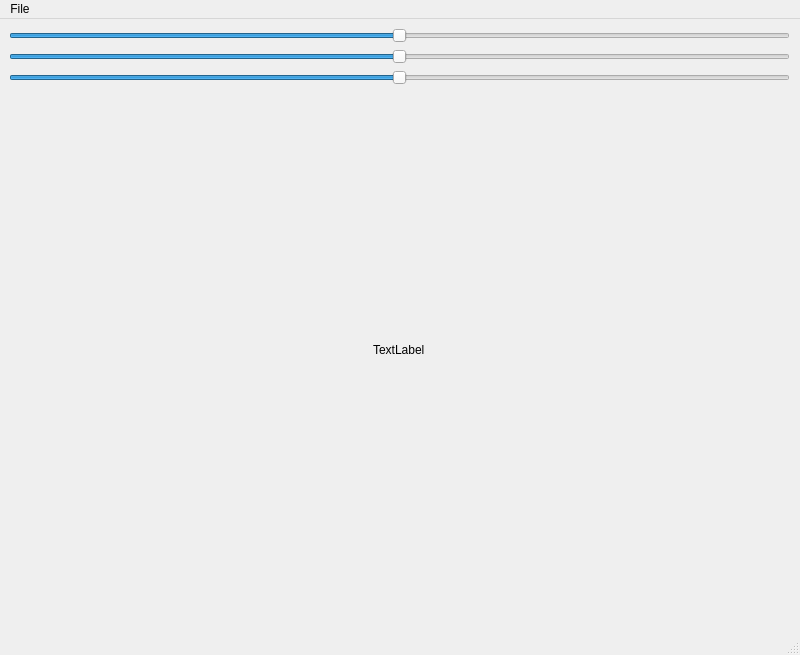
<?xml version="1.0" encoding="UTF-8"?>
<ui version="4.0">
 <class>MainWindow</class>
 <widget class="QMainWindow" name="MainWindow">
  <property name="geometry">
   <rect>
    <x>0</x>
    <y>0</y>
    <width>800</width>
    <height>655</height>
   </rect>
  </property>
  <property name="windowTitle">
   <string>MainWindow</string>
  </property>
  <widget class="QWidget" name="centralwidget">
   <widget class="QWidget" name="verticalLayoutWidget">
    <property name="geometry">
     <rect>
      <x>9</x>
      <y>9</y>
      <width>781</width>
      <height>581</height>
     </rect>
    </property>
    <layout class="QVBoxLayout" name="verticalLayout">
     <item>
      <widget class="QSlider" name="h_slider">
       <property name="minimum">
        <number>-180</number>
       </property>
       <property name="maximum">
        <number>180</number>
       </property>
       <property name="orientation">
        <enum>Qt::Horizontal</enum>
       </property>
      </widget>
     </item>
     <item>
      <widget class="QSlider" name="s_slider">
       <property name="minimum">
        <number>-100</number>
       </property>
       <property name="maximum">
        <number>100</number>
       </property>
       <property name="orientation">
        <enum>Qt::Horizontal</enum>
       </property>
      </widget>
     </item>
     <item>
      <widget class="QSlider" name="l_slider">
       <property name="minimum">
        <number>-100</number>
       </property>
       <property name="maximum">
        <number>100</number>
       </property>
       <property name="orientation">
        <enum>Qt::Horizontal</enum>
       </property>
      </widget>
     </item>
     <item alignment="Qt::AlignHCenter|Qt::AlignVCenter">
      <widget class="QLabel" name="image">
       <property name="text">
        <string>TextLabel</string>
       </property>
      </widget>
     </item>
    </layout>
   </widget>
  </widget>
  <widget class="QMenuBar" name="menubar">
   <property name="geometry">
    <rect>
     <x>0</x>
     <y>0</y>
     <width>800</width>
     <height>24</height>
    </rect>
   </property>
   <widget class="QMenu" name="menuFile">
    <property name="title">
     <string>File</string>
    </property>
    <addaction name="separator"/>
    <addaction name="action_open"/>
   </widget>
   <addaction name="menuFile"/>
  </widget>
  <widget class="QStatusBar" name="statusbar"/>
  <action name="action_open">
   <property name="text">
    <string>Open</string>
   </property>
  </action>
 </widget>
 <resources/>
 <connections/>
</ui>
